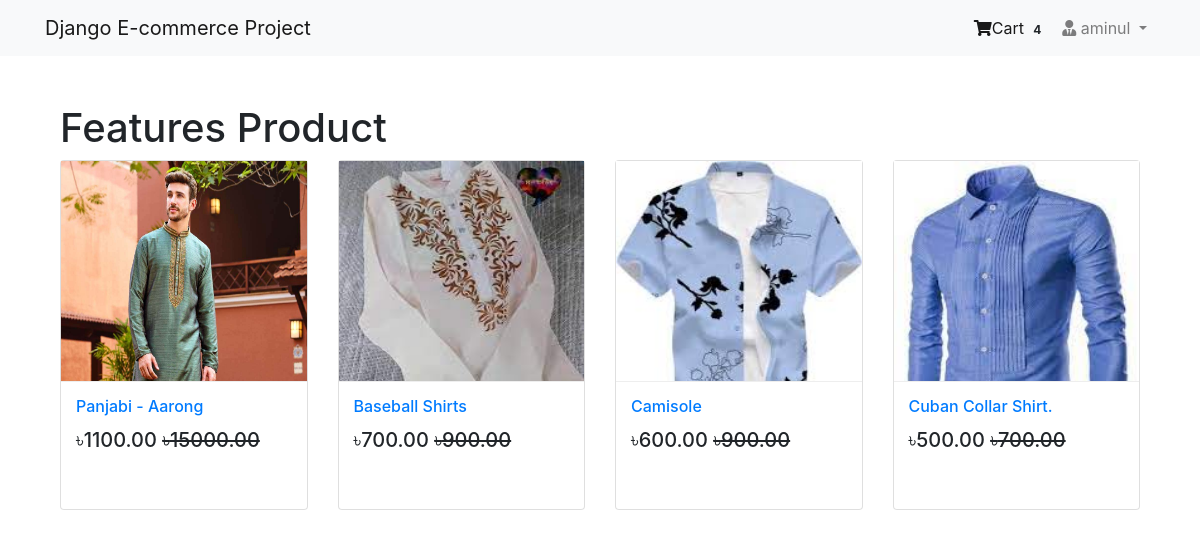
Page / (signed in) on the committed database.
### app_login/models.py (models this page shows, shortened)
class User(AbstractBaseUser, PermissionsMixin):
    email = models.EmailField(unique=True,null=False)
    is_staff = models.BooleanField(
            ugettext_lazy('staf_status'),
            default=False,
            help_text=ugettext_lazy('Designate whether the user can log in this site ')
    )
    is_active = models.BooleanField(
            ugettext_lazy('active'),
            default=True,
            help_text=ugettext_lazy('Designate whether this user should be treated activ. unselecte this instead deleting account ')
    )
    USERNAME_FIELD = 'email'
    objects = MyUserManager()

class Profile(models.Model):
    user = models.OneToOneField(User,on_delete=models.CASCADE,related_name='profile')
    username = models.CharField(max_length=250, blank=True)
    Full_name = models.CharField(max_length=250,blank=True)
    address_1 = models.TextField(max_length=250,blank=True)
    city = models.CharField(max_length=250,blank=True)
    zipcode = models.CharField(max_length=10,blank=True)
    country = models.CharField(max_length=40,blank=True)
    phone = models.CharField(max_length=20, blank=True)
    date_joined = models.DateTimeField(auto_now_add=True)

### app_order/models.py (models this page shows, shortened)
class Order(models.Model):
    orderitem = models.ManyToManyField(Cart)
    user = models.ForeignKey(settings.AUTH_USER_MODEL,on_delete=models.CASCADE)
    ordered = models.BooleanField(default=False)
    created = models.DateTimeField(auto_now_add=True)
    paymentid = models.CharField(max_length=250,blank=True,null=True)
    orderid = models.CharField(max_length=250,blank=True,null=True)

### app_shop/models.py (models this page shows, shortened)
class Product(models.Model):
    mainimage = models.ImageField(upload_to=True)
    name = models.CharField(max_length=250)
    category = models.ForeignKey(Category,on_delete=models.CASCADE,related_name="category")
    preview_text = models.TextField(max_length=250,verbose_name="Preview Text")
    Detail_text = models.TextField(max_length=1000,verbose_name="Description")
    price= models.FloatField()
    old_Price = models.FloatField(default=0.00)
    created = models.DateTimeField(auto_now_add=True)
    class Meta:
        ordering= ["-created",]

### app_shop/views.py (the view)
# urls.py: path('',views.Home.as_view(),name="Home"),
class Home(ListView):
    model = Product
    template_name = "app_shop/Home.html"

### app_order/templatetags/cart_tag.py (called while the page is built)
@register.filter
def cart_total(user):
    order = Order.objects.filter(user=user,ordered=False)
    if order.exists():
        return order[0].orderitem.count()
    else:
        return 0

### templates/app_shop/Home.html
{% extends 'base.html'%}
{% block body_block %}
<div class="container my-5">
  <h1 class=-"my-5">Features Product</h1>
  <div class="row">
    {% for product in object_list %}
    <div class="col-md-6 col-sm-12 col-lg-3">
      <figure class="card card-product">
        <div class="img-wrap">
          <img src="/media/{{product.mainimage}}" style="width:100%; height:300px" alt="">
        </div>
        <figcaption class="info-wrap">
          <h6 class="title"><a href="{% url 'app_shop:product-detail' pk=product.pk %}">{{product.name}}</a></h6>
          <div class="action-wrap">
            <div class="price-wrap h5">
              <span class="new-price">&#2547;{{product.price|floatformat:2}}</span>
              <span class="old-Price"><strike>&#2547;{{product.old_Price|floatformat:2}}</strike></span>
            </div>
          </div>
        </figcaption>
      </figure>
    </div>
{% endfor %}
  </div>
</div>
{% endblock %}

### templates/base.html (shortened to what this page needs)
{% load static%}
<!DOCTYPE html>
<html lang="en" dir="ltr">
  <head>
    <link rel="stylesheet" href="https://stackpath.bootstrapcdn.com/bootstrap/4.3.1/css/bootstrap.min.css">
    <link href="https://cdnjs.cloudflare.com/ajax/libs/font-awesome/5.10.2/css/all.css" rel="stylesheet">
   <link rel="stylesheet" href="{% static 'css/main.css' %}">
  </head>
  <body>
    {% include 'navber.html' %}
    <div class="container" >
      {% block body_block%} {% endblock %}
    </div>
  </body>
</html>

### templates/navber.html (shortened to what this page needs)
{% load cart_tag %}
<nav class="navbar navbar-expand-lg navbar-light bg-light">
<div class="container">
  <a class="navbar-brand" href="#">Django E-commerce Project </a>
  <div class="collapse navbar-collapse" id="navbarSupportedContent">
      <ul class="navbar-nav ml-auto">
        {% if request.user.is_authenticated %}
        <li class="nav-item active">
          <a class="nav-link" href="{% url 'app_order:cart'%}"><i class="fa fa-shopping-cart"> </i>Cart
          <span class="badge badge-light">{{request.user|cart_total}}</span></a>
        </li>
        <li class="nav-item dropdown">
            <a class="nav-link dropdown-toggle" href="#" id="navbarDropdown" role="button" data-toggle="dropdown" aria-haspopup="true" aria-expanded="false">
            <i class="fa fa-user-tie"></i> {{request.user.profile.username}}
            </a>
          </li>
          {% else %}
          <li class="nav-item active">
            <a class="btn btn-primary btn-sm" href="{% url 'app_login:login'%}">Login</a>
          </li>
          {% endif %}
        </ul>
  </div>
</div>
  </nav>

### templates/base.html (style rules this page uses)
.card { height: 350px; }
.card-product::after { content:""; display:table; clear:both; visibility: hidden; }
.card-product .img-wrap { border-radious:3px 3px 0 0; overflow: hidden; position: relative; height: 220px; text-align: center; }
.card-product .img-wrap img { max-width: 100%; max-height: 100% object-fit:cover; }
.card-product .info-wrap { overflow: hidden; padding: 15px; border-top: 1px solid #eee; }
.card-product .action-wrap { padding-top: 4px; margin-top: 4px; }
.card-product .title { margin-top: 0px; }

### rows in the picture
User: user|cart_total "4", user.profile.username "aminul"
Product: mainimage (picture), name "Panjabi - Aarong", price "1100.00", old_Price "15000.00"
Product: mainimage (picture), name "Baseball Shirts", price "700.00", old_Price "900.00"
Product: mainimage (picture), name "Camisole", price "600.00", old_Price "900.00"
Product: mainimage (picture), name "Cuban Collar Shirt.", price "500.00", old_Price "700.00"
